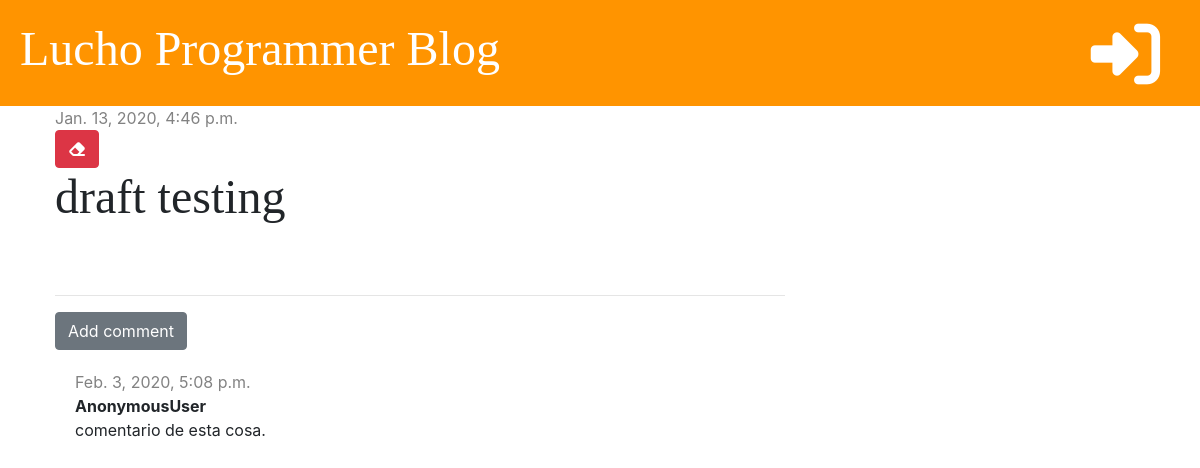
The app's page /post/4/ with its own data.
### blog/models.py (models this page shows, shortened)
class Post(models.Model):
    author = models.ForeignKey('auth.User', on_delete=models.CASCADE)
    title = models.CharField(max_length=200)
    text = models.TextField()
    created_date = models.DateTimeField(default=timezone.now)
    published_date = models.DateTimeField(blank=True, null=True)

class Comment(models.Model):
    post = models.ForeignKey('blog.Post', on_delete=models.CASCADE, related_name='comments')
    author = models.CharField(max_length=200)
    text = models.TextField()
    created_date = models.DateTimeField(default=timezone.now)
    approved = models.BooleanField(default=False)

### blog/views.py (the view)
# urls.py: path('post/<int:pk>/', views.post_detail, name='post_detail'),
def post_detail(request, pk):
    post = get_object_or_404(Post, pk=pk)
    stuff_for_frontend = {'post': post}
    return render(request, 'blog/post_detail.html', stuff_for_frontend)

### blog/templatetags/markdownify.py (called while the page is built)
@register.filter
def markdown(value):
    renderer = HighlightRenderer()
    markdown = mistune.Markdown(renderer=renderer)
    return markdown(value)

### blog/templates/blog/post_detail.html (shortened to what this page needs)
{% extends 'blog/base.html' %}
{% load markdownify %}
{% block content %}
    <div class="post">
        {% if post.published_date %}
            <div class="date">
                {{ post.published_date }}
            </div>
        {% else %}
            <a href="{% url 'post_publish' pk=post.pk %}" class="btn btn-primary">Publish</a>
        {% endif %}
        <a href="{% url 'post_delete' pk=post.pk %}" class="btn btn-danger"
           onclick="return confirm('Are tou sure you want to delet this post?')">
            <i class="fas fa-eraser fa-fa-2x"></i>
        </a>
        <h1>{{ post.title }}</h1>
    </div>
    <hr>
    <a href="{% url 'add_comment_to_post' pk=post.pk %}" class="btn btn-secondary">Add comment</a>
    {% for comment in post.comments.all %}
        {% if user.is_authenticated or comment.approved %}
            <div class="comment">
                <div class="date">
                    {{ comment.created_date }}
                </div>
                <strong>{{ comment.author }}</strong>
                <p>{{ comment.text }}</p>
            </div>
        {% endif %}
    {% empty %}
        <p>No comments yet...</p>
    {% endfor %}
{% endblock %}

### blog/static/css/blog.css (style rules this page uses)
h1, h2, h3, h4 { font-family: 'Tangerine', 'Inconsolata', 'Droid Sans', serif; font-size: 48px; }
.date { color: #828282 }
.post { margin-bottom: 70px; }
.comment { margin: 20px 0px 20px 20px; }

### records on screen
Post: published_date "Jan. 13, 2020, 4:46 p.m.", title "draft testing"
Comment: created_date "Feb. 3, 2020, 5:08 p.m.", author "AnonymousUser", text "comentario de esta cosa."
